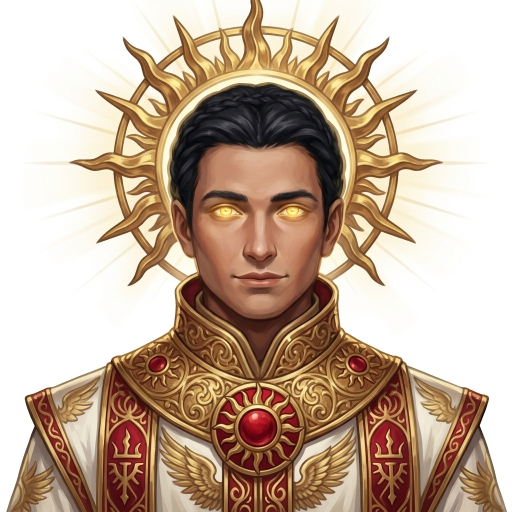
#> input picture custom_assets/custom_uploaded/mercenaries/aegis_bastion.jpg, 1024 x 1024 px (shown at 1/2 size)
$ python process_portrait_transparency.py ../custom_assets/custom_uploaded/mercenaries/aegis_bastion.jpg ../custom_assets/custom_uploaded/mercenaries/chrono_archon.jpg
#> lines starting #> are read from the running program, lines starting #| are printed output that depends on the picture; after the words box and inside, x2 and y2 are one past the last pixel; in counts of white or black regions, pixels touching at a corner belong together
import os
import sys
from PIL import Image, ImageFilter
from collections import deque

def convert_to_transparent_png(src_path, dest_paths, white_thresh=235):
#> called with white_thresh = 235
    im = Image.open(src_path).convert('RGB')
#> im is the input picture: PIL image 1024x1024 RGB; mean R, G, B 195.8, 173.1, 153.9
    w, h = im.size
#> w = 1024; h = 1024
    raw = im.tobytes()
    visited = bytearray(w * h)
    q = deque()

    def is_bg(r, g, b):
        if r >= white_thresh and g >= white_thresh and b >= white_thresh:
            return True
        avg = (r + g + b) / 3.0
        if avg >= 210 and min(r, g, b) >= 170:
            return True
        return False

    for x in range(w):
        r, g, b = raw[x*3], raw[x*3+1], raw[x*3+2]
        if is_bg(r, g, b):
            visited[x] = 1
            q.append((x, 0))
#> this loop made 1024 passes
#> (r, g, b) on passes 1 to 3: (253, 253, 253), (252, 252, 252), (255, 255, 255)
    for y in range(h):
        for x in [0, w - 1]:
            idx = y * w + x
            if not visited[idx]:
                r, g, b = raw[idx*3], raw[idx*3+1], raw[idx*3+2]
                if is_bg(r, g, b):
                    visited[idx] = 1
                    q.append((x, y))

    while q:
        x, y = q.popleft()
        for nx, ny in [(x+1, y), (x-1, y), (x, y+1), (x, y-1)]:
            if 0 <= nx < w and 0 <= ny < h:
                nidx = ny * w + nx
                if not visited[nidx]:
                    nr, ng, nb = raw[nidx*3], raw[nidx*3+1], raw[nidx*3+2]
                    if is_bg(nr, ng, nb):
                        visited[nidx] = 1
                        q.append((nx, ny))

    mask = Image.frombytes('L', (w, h), bytes([0 if v else 255 for v in visited]))
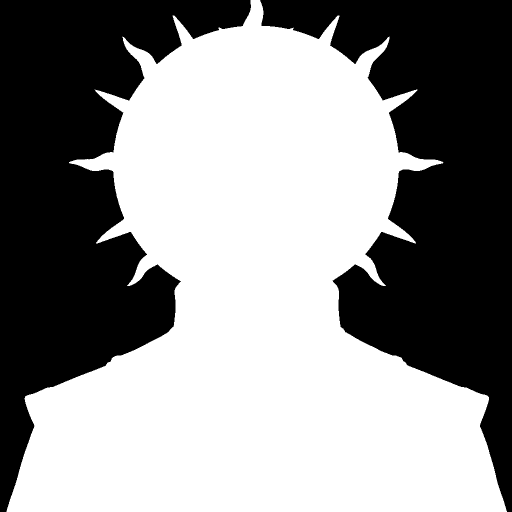
#> mask: PIL image 1024x1024 L (shown at 1/2 size); 56.1% white; 2 black regions, box (x1, y1, x2, y2) and area: (0, 0, 502, 1024) 230949, (520, 0, 1024, 1024) 229330
    mask_smooth = mask.filter(ImageFilter.GaussianBlur(radius=0.8))
    mask_bytes = mask_smooth.tobytes()

    new_rgba = bytearray(w * h * 4)
    for i in range(w * h):
        a = mask_bytes[i]
        if a == 0:
            continue
        r = raw[i * 3]
        g = raw[i * 3 + 1]
        b = raw[i * 3 + 2]
        if a < 255:
            af = a / 255.0
            r = max(0, min(255, int((r - (1.0 - af) * 255.0) / af)))
            g = max(0, min(255, int((g - (1.0 - af) * 255.0) / af)))
            b = max(0, min(255, int((b - (1.0 - af) * 255.0) / af)))
        idx4 = i * 4
        new_rgba[idx4] = r
        new_rgba[idx4+1] = g
        new_rgba[idx4+2] = b
        new_rgba[idx4+3] = a
#> this loop made 1048576 passes
#> (a, r, g, b, af) on passes 500, 501, 502, 503, 519, 520, 521, 522, 523, 1524, 1525, 1526: (7, 255, 218, 0, 0.0275), (59, 198, 129, 73, 0.231), (196, 54, 26, 0, 0.769), (248, 95, 60, 32, 0.973), (250, 112, 74, 44, 0.98), (209, 104, 73, 42, 0.82), (94, 254, 217, 173, 0.369), (20, 254, 216, 63, 0.0784), (2, 255, 0, 0, 0.00784), (7, 255, 145, 0, 0.0275), (59, 177, 116, 60, 0.231), (196, 59, 31, 3, 0.769)
#> a on passes 1 to 6: 0, 0, 0, 0, 0, 0

    res = Image.frombytes('RGBA', (w, h), bytes(new_rgba))
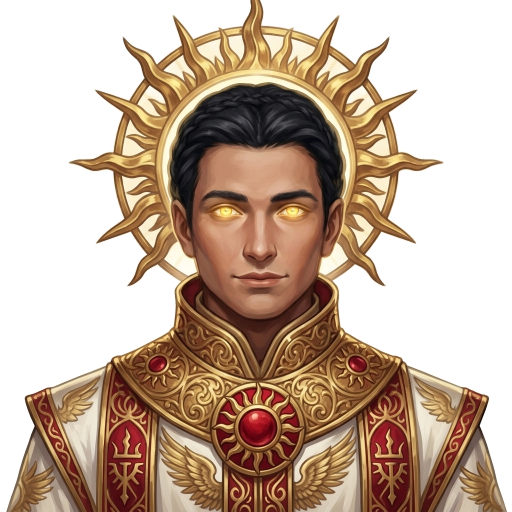
#> res: PIL image 1024x1024 RGBA (shown at 1/2 size); mean R, G, B, A 86.2, 63.3, 45.1, 143.1; transparent parts drawn white
    for dp in dest_paths:
        os.makedirs(os.path.dirname(dp), exist_ok=True)
        res.save(dp, 'PNG')
        print(f"Saved: {dp} (transparent: {visited.count(1)} pixels)")
#> this loop made 1 pass
#| Saved: ../custom_assets/custom_uploaded/mercenaries/chrono_archon.jpg (transparent: 460279 pixels)

if __name__ == '__main__':
    if len(sys.argv) < 3:
        print("Usage: python process_portrait_transparency.py <src_image> <dest1> [dest2 ...]")
        sys.exit(1)
    src = sys.argv[1]
    dests = sys.argv[2:]
    convert_to_transparent_png(src, dests)

$ run again, on custom_assets/custom_uploaded/mercenaries/omega_deadeye.jpg
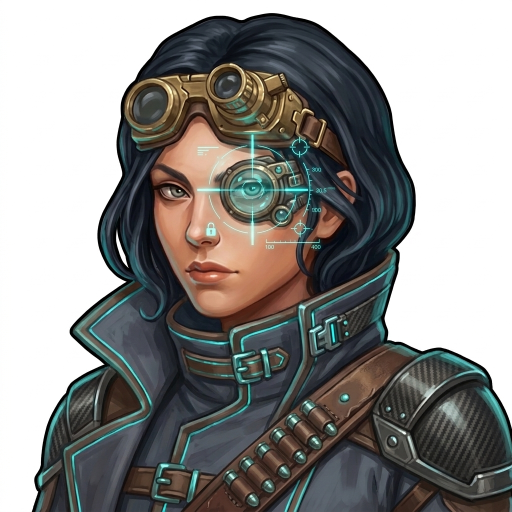
#> input picture custom_assets/custom_uploaded/mercenaries/omega_deadeye.jpg, 1024 x 1024 px (shown at 1/2 size)
#> in convert_to_transparent_png, im is the input picture: PIL image 1024x1024 RGB; mean R, G, B 142.1, 140.9, 138.7
#> the loop in convert_to_transparent_png, `for x in range(w):` made 1024 passes
#> (r, g, b) on passes 1 to 3: (253, 253, 253), (252, 252, 252), (253, 253, 253)
#> in convert_to_transparent_png, `mask = Image.frombytes('L', (w, h), bytes([0 if v else 255 for v in vi..`:
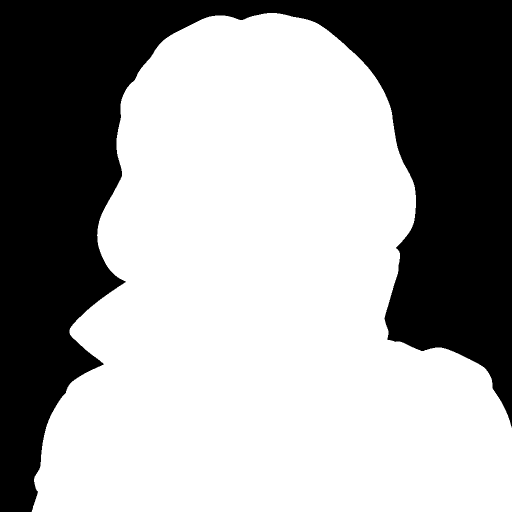
#> mask: PIL image 1024x1024 L (shown at 1/2 size); 62.3% white; 1 black region, box (x1, y1, x2, y2) and area: (0, 0, 1024, 1024) 395728
#> the loop in convert_to_transparent_png, `for dp in dest_paths:` made 1 pass
#| Saved: ../custom_assets/custom_uploaded/mercenaries/omega_deadeye.jpg (transparent: 395728 pixels)
